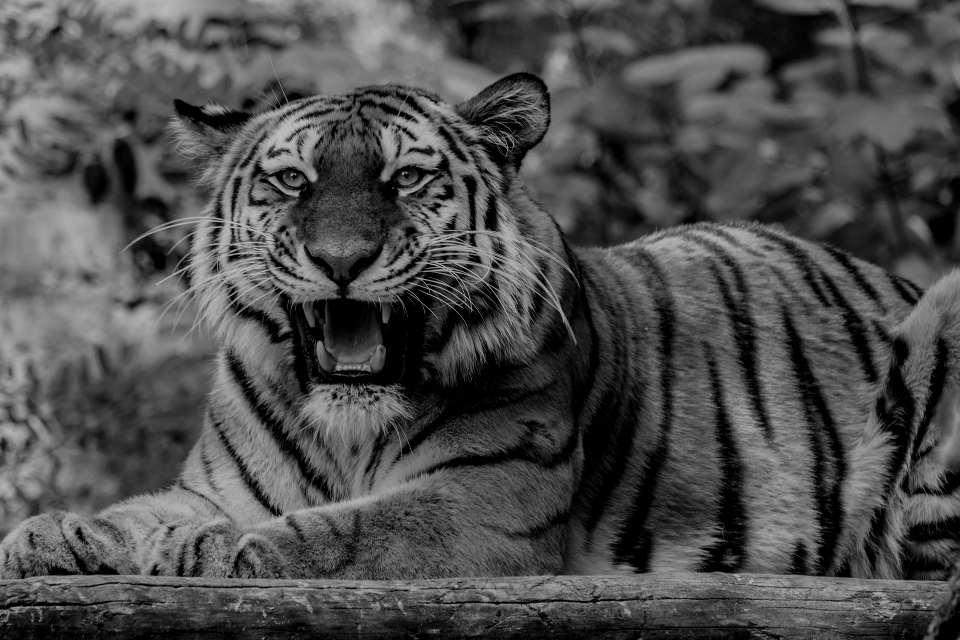
#> input picture lv2/tiger.png, 960 x 640 px
$ python lv2_zad3.py
#> lines starting #> are read from the running program, lines starting #| are printed output that depends on the picture
import numpy as np
import matplotlib.pyplot as plt

img = plt.imread("tiger.png")
#> img is the input picture: shape (640, 960, 4) float32; mean R, G, B, A 0.303, 0.303, 0.303, 1
if img.dtype == np.uint8:
    img = img.astype(np.float32) / 255.0

bright_img = img + 0.2
bright_img = np.clip(bright_img, 0, 1)
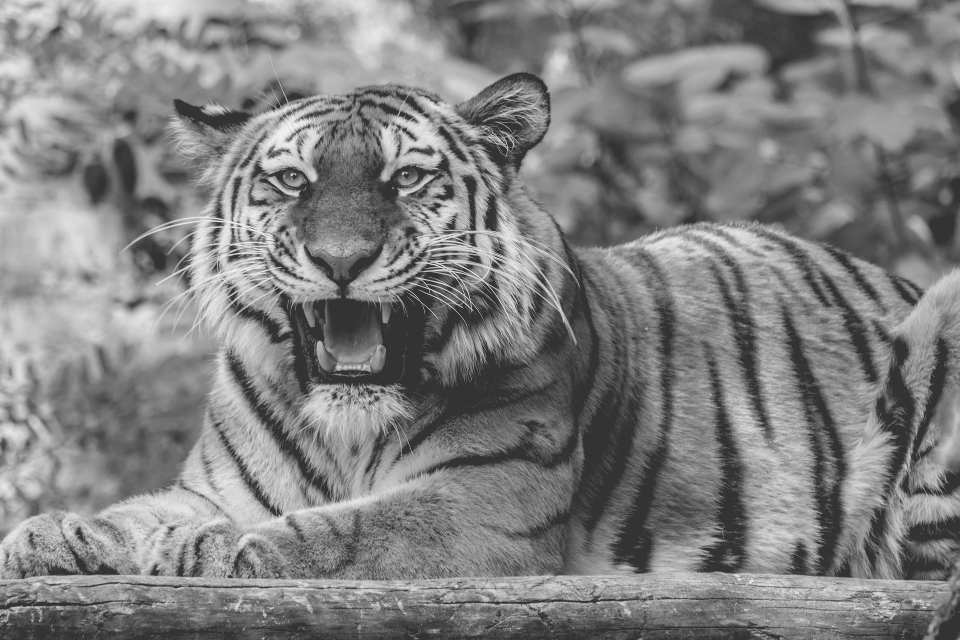
#> bright_img: shape (640, 960, 4) float32; mean R, G, B, A 0.502, 0.502, 0.502, 1

# Kreiranje zrcaljenih slika
# mirrored_img = img[:, ::-1]   Horizontalno zrcaljenje
# flipped_img = img[::-1, :]    Vertikalno zrcaljenje

# rotated_img = np.rot90(img, k=-1)
# ovo je za rotaciju slike

# Smanjenje rezolucije
# low_res_img = img[::x, ::x]

fig, axs = plt.subplots(1, 2, figsize=(10, 5))
axs[0].imshow(img)
axs[0].set_title("Originalna slika")
axs[0].axis("off")

axs[1].imshow(bright_img)
axs[1].set_title("Posvijetljena slika")
axs[1].axis("off")

plt.show()
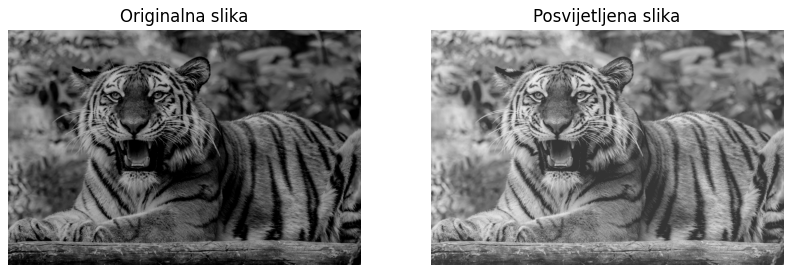
#> figure drawn by matplotlib, 2 panels
